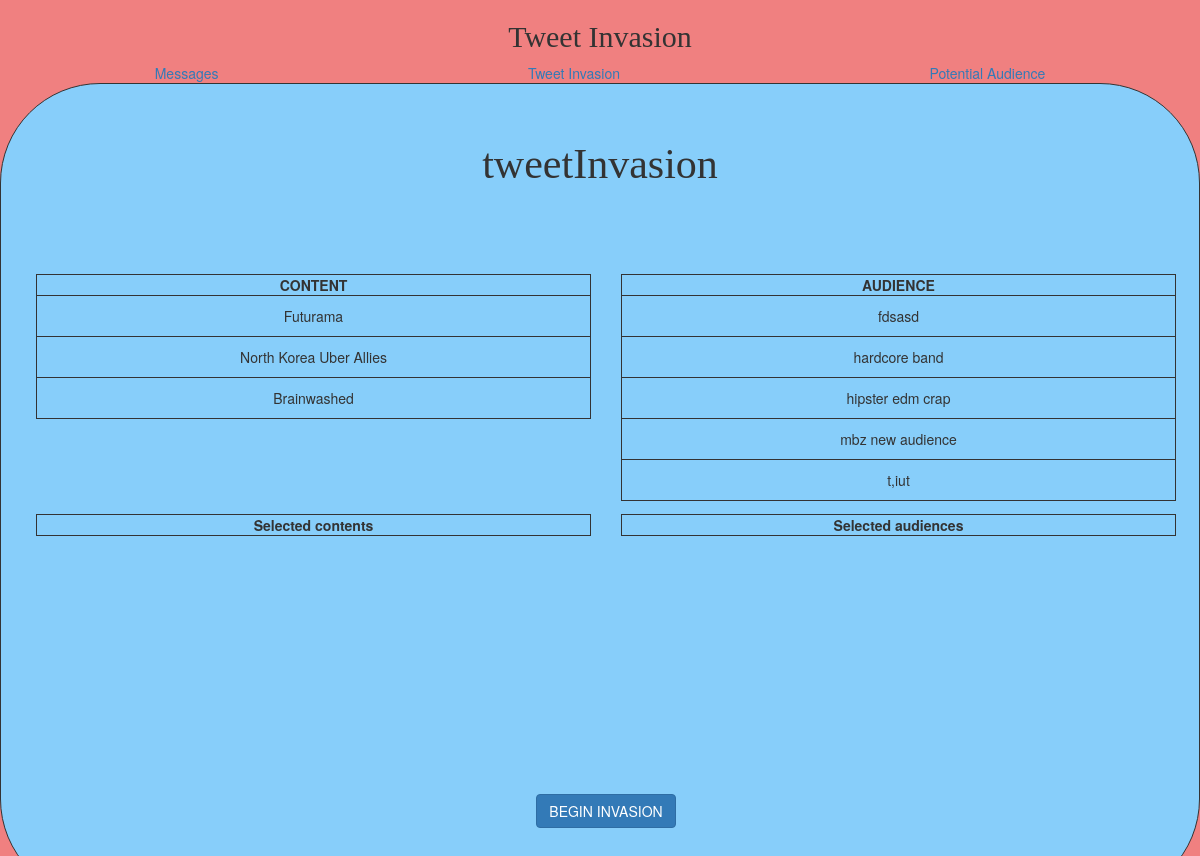
The page / on the database its author committed.
### tables this page shows
CREATE TABLE "content" (
	"cID"	INTEGER NOT NULL PRIMARY KEY AUTOINCREMENT UNIQUE,
	"link"	TEXT,
	"title"	TEXT
);

### tweetHome.py (the view)
@app.route('/')
def tweetInvasion():
    contents = getContent()
    audience = getAudiences()
    return render_template('tweetInvasion.html', contents=contents, audience=audience)

### tweetHome.py (called while the page is built)
def getContent():
    con = sql.connect("TWIdatabase.db")
    con.row_factory = sql.Row
    cur = con.cursor()
    cur.execute('select title, cID from content')
    content = cur.fetchall()
    if len(content) == 0:
        content = 'empty'
    con.close()
    return content

def getAudiences():
    con = sql.connect("TWIdatabase.db")
    con.row_factory = sql.Row
    cur = con.cursor()
    cur.execute("SELECT sum(followers) as fl, name from audience group by name")
    row = cur.fetchall()
    con.close()
    if len(row) == 0:
        row = 'empty'
    return row

### templates/tweetInvasion.html (shortened to what this page needs)
{% extends 'home.html' %}
{% block content %}
    <div class='mainObject'>
        <div style='padding:30px; font-size:3em; font-family:Times New Roman'>tweetInvasion</div>
        <div class="container" style='margin:50px auto'>
            <div class="row">
                <div style='height:30vh; overflow-y:scroll' class="col-md-6 udContainer">
                    {% if contents is string %}
                        <div style='padding:30px; font-size:1.5em'>No messages here, write one!</div>
                    {% else %}
                        <table style='width:100%'>
                            <thead>
                                <th style='text-align:center'>
                                    <div ><b>CONTENT</b></div>
                                </th>
                            </thead>
                            {% for content in contents %}
                                <tr>
                                    <td class='crowHover2' data-id='{{content["cID"]}}'>{{content['title']}}</td>
                                </tr>
                            {% endfor %}
                        </table>
                    {% endif %}
                </div>
                <div style='height:30vh; overflow-y:scroll' class="col-md-6 udContainer">
                    {% if audience is string %}
                        <div style='padding:30px; font-size:1.5em'>No messages here, write one!</div>
                    {% else %}
                        <table style='width:100%'>
                            <thead>
                                <th style='text-align:center'>
                                    <div ><b>AUDIENCE</b></div>
                                </th>
                            </thead>
                            {% for au in audience %}
                                <tr>
                                    <td class='arowHover2'>{{au['name']}}</td>
                                </tr>
                            {% endfor %}
                        </table>
                    {% endif %}
                </div>
            </div>
            <div class="row">
                <div id='chooseContent' style='height:30vh; overflow-y:scroll' class="col-md-6 udContainer">
                    <table style='width:100%'>
                        <thead>
                            <th style='text-align:center'>
                                <div ><b>Selected contents</b></div>
                            </th>
                        </thead>
                    </table>
                </div>
                <div id='chooseAudience' style='height:30vh; overflow-y:scroll' class="col-md-6 udContainer">
                    <table style='width:100%'>
                        <thead>
                            <th style='text-align:center'>
                                <div ><b>Selected audiences</b></div>
                            </th>
                        </thead>
                    </table>
                </div>
        </div>
        <button style='margin-top:40px' id='beginInvasion' class='btn btn-primary'>BEGIN INVASION</button>
    </div>
</div>
{% endblock %}

### static/style.css (style rules this page uses)
.mainObject { padding: 20px; margin: auto; text-align: center; }
.udContainer td { padding:10px !important; border: 0.5px solid; }
.udContainer th { border: 0.5px solid; }
.udContainer { width:45vw; margin:auto; overflow:hidden; text-align:center }
.udContainer tr { border:solid 1px }

### rows shown on the page
content: title "Futurama"
content: title "North Korea Uber Allies"
content: title "Brainwashed"

### other values the page prints
{{ au['name'] }} "fdsasd" "hardcore band" "hipster edm crap" "mbz new audience" "t,iut"
